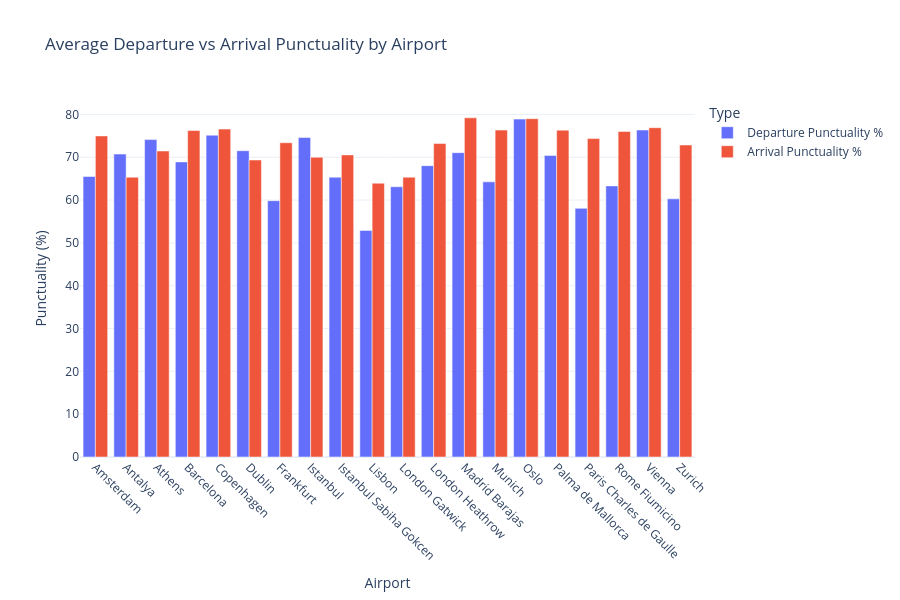

The notebook cell this image was saved under:
### Code cell
# Compute average punctuality per airport
df_avg = df_AP_top20.groupby('Airport', as_index=False)[
    ['Departure Punctuality %', 'Arrival Punctuality %']
].mean()

# convert to percentage
df_avg['Departure Punctuality %'] *= 100
df_avg['Arrival Punctuality %'] *= 100

# Melt dataframe
df_melt = df_avg.melt(id_vars='Airport', 
                      value_vars=['Departure Punctuality %', 'Arrival Punctuality %'],
                      var_name='Type', value_name='Punctuality (%)')

# punctuality bar chart
fig = px.bar(
    df_melt,
    x='Airport',
    y='Punctuality (%)',
    color='Type',
    barmode='group',
    title='Average Departure vs Arrival Punctuality by Airport',
)

fig.update_layout(
    xaxis_title='Airport',
    yaxis_title='Punctuality (%)',
    xaxis_tickangle=45,
    template='plotly_white',
    height=600
)

fig.show()

### Figure 1 — Plotly figure (JSON) as saved in the notebook; plotly's stock layout.template omitted (floating-point values rounded to 4 significant figures)
{"data": [{"alignmentgroup": "True", "hovertemplate": "Type=Departure Punctuality %<br>Airport=%{x}<br>Punctuality (%)=%{y}<extra></extra>", "legendgroup": "Departure Punctuality %", "marker": {"color": "#636efa", "pattern": {"shape": ""}}, "name": "Departure Punctuality %", "offsetgroup": "Departure Punctuality %", "orientation": "v", "showlegend": true, "textposition": "auto", "type": "bar", "x": ["Amsterdam", "Antalya", "Athens", "Barcelona", "Copenhagen", "Dublin", "Frankfurt", "Istanbul", "Istanbul Sabiha Gokcen", "Lisbon", "London Gatwick", "London Heathrow", "Madrid Barajas", "Munich", "Oslo", "Palma de Mallorca", "Paris Charles de Gaulle", "Rome Fiumicino", "Vienna", "Zurich"], "xaxis": "x", "y": [65.51, 70.74, 74.13, 68.92, 75.15, 71.53, 59.86, 74.6, 65.35, 52.93, 63.11, 68.04, 71.07, 64.26, 78.91, 70.44, 58.08, 63.32, 76.37, 60.3], "yaxis": "y"}, {"alignmentgroup": "True", "hovertemplate": "Type=Arrival Punctuality %<br>Airport=%{x}<br>Punctuality (%)=%{y}<extra></extra>", "legendgroup": "Arrival Punctuality %", "marker": {"color": "#EF553B", "pattern": {"shape": ""}}, "name": "Arrival Punctuality %", "offsetgroup": "Arrival Punctuality %", "orientation": "v", "showlegend": true, "textposition": "auto", "type": "bar", "x": ["Amsterdam", "Antalya", "Athens", "Barcelona", "Copenhagen", "Dublin", "Frankfurt", "Istanbul", "Istanbul Sabiha Gokcen", "Lisbon", "London Gatwick", "London Heathrow", "Madrid Barajas", "Munich", "Oslo", "Palma de Mallorca", "Paris Charles de Gaulle", "Rome Fiumicino", "Vienna", "Zurich"], "xaxis": "x", "y": [74.99, 65.35, 71.47, 76.24, 76.58, 69.36, 73.4, 70.0, 70.56, 63.94, 65.35, 73.2, 79.21, 76.34, 79.01, 76.33, 74.36, 76.01, 76.91, 72.86], "yaxis": "y"}], "layout": {"barmode": "group", "height": 600, "legend": {"title": {"text": "Type"}, "tracegroupgap": 0}, "title": {"text": "Average Departure vs Arrival Punctuality by Airport"}, "xaxis": {"anchor": "y", "domain": [0, 1], "tickangle": 45, "title": {"text": "Airport"}}, "yaxis": {"anchor": "x", "domain": [0, 1], "title": {"text": "Punctuality (%)"}}}}
